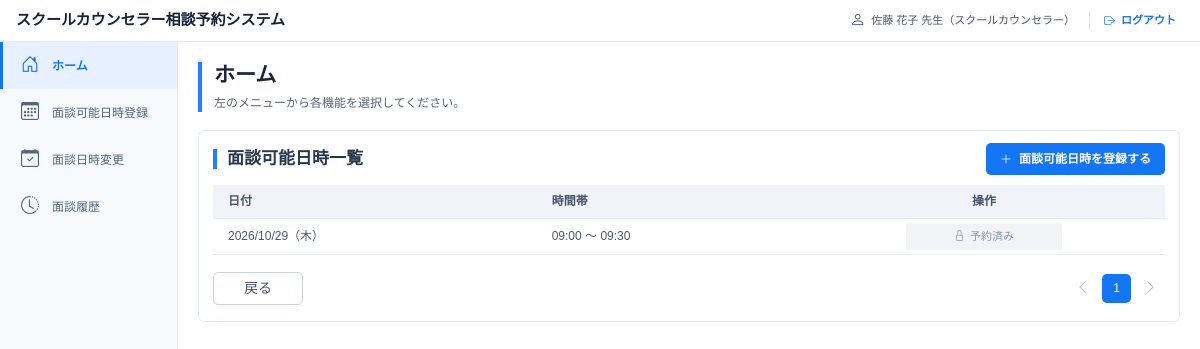
The app's page /care_reseva_top (signed in), older data.
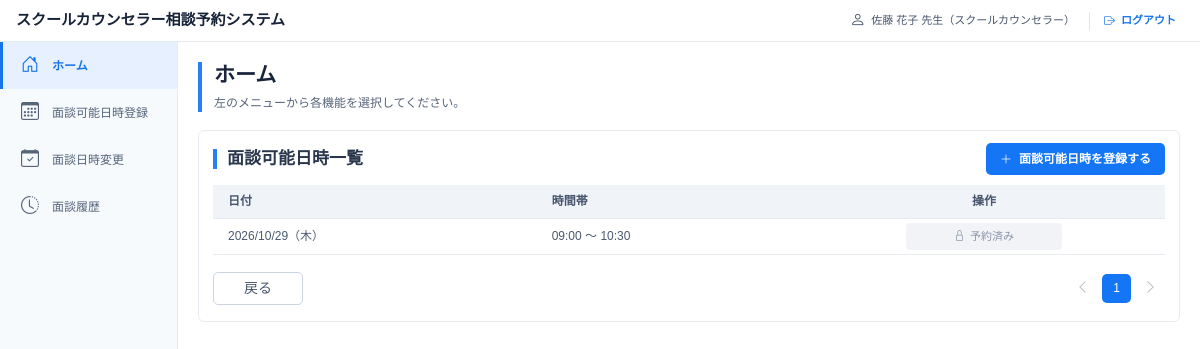
The same page, newer data.
### models.py (models this page shows, shortened)
class AvailableSlot(db.Model):
    __tablename__ = 'available_slots'
    id = db.Column(db.Integer, primary_key=True)
    counselor_id = db.Column(db.Integer, db.ForeignKey('users.id'), nullable=False)
    date = db.Column(db.Date, nullable=False)
    start_time = db.Column(db.Time, nullable=False)
    end_time = db.Column(db.Time, nullable=False)
    created_at = db.Column(db.DateTime, default=datetime.utcnow)
    counselor = db.relationship('User', foreign_keys=[counselor_id])
    @property
    def is_booked(self):
        return self.reservation is not None

### app.py (the view)
@app.route("/care_reseva_top")
@role_required(User.ROLE_COUNSELOR)
def care_reseva_top():
    slots = (
        AvailableSlot.query
        .filter_by(counselor_id=session["user_id"])
        .order_by(AvailableSlot.date, AvailableSlot.start_time)
        .all()
    )
    now = datetime.now()
    slots = [s for s in slots if datetime.combine(s.date, s.end_time) > now]
    return render_template("Counselor/care_reseva_top.html", slots=slots, is_locked=_is_locked_slot)

### app.py (called while the page is built)
def login_required(view):
    @wraps(view)
    def wrapped(*args, **kwargs):
        if 'user_id' not in session:
            flash('ログインしてください。')
            return redirect(url_for('login', next=request.path))
        return view(*args, **kwargs)
    return wrapped

def role_required(role):
    def decorator(view):
        @wraps(view)
        @login_required
        def wrapped(*args, **kwargs):
            if session.get('role') != role:
                flash('このページへのアクセス権限がありません。')
                return redirect(url_for('login'))
            return view(*args, **kwargs)
        return wrapped
    return decorator

def _is_locked_slot(slot):
    return slot.is_booked or slot.date == date_cls.today()

### templates/Counselor/care_reseva_top.html (shortened to what the changed rows need)
<!DOCTYPE html>
<html lang="ja">
<head>
    <link href="https://cdn.jsdelivr.net/npm/bootstrap@5.3.0/dist/css/bootstrap.min.css"
          rel="stylesheet">
    <link href="https://cdn.jsdelivr.net/npm/bootstrap-icons@1.11.3/font/bootstrap-icons.min.css"
          rel="stylesheet">
    <link rel="stylesheet"
          href="{{ url_for('static', filename='css/care_reseva_top.css') }}">
</head>
<body>
    <div class="layout">
        <main class="main-content">
            <div class="page-heading">
                <h1>ホーム</h1>
            </div>
            <section class="schedule-card">
                <div class="card-heading">
                    <h2>面談可能日時一覧</h2>
                </div>
                <div class="table-responsive">
                    <table class="schedule-table">
                        <thead>
                            <tr>
                                <th>日付</th>
                                <th>時間帯</th>
                                <th class="operation-heading">操作</th>
                            </tr>
                        </thead>
                        <tbody>
                            {% for slot in slots %}
                            <tr class="slot-row">
                                <td>{{ slot.date.strftime('%Y/%m/%d') }}（{{ '月火水木金土日'[slot.date.weekday()] }}）</td>
                                <td>{{ slot.start_time.strftime('%H:%M') }} ～ {{ slot.end_time.strftime('%H:%M') }}</td>
                                <td class="operation-cell">
                                    {% if is_locked(slot) %}
                                    <span class="reserved-label">
                                        <i class="bi bi-lock"></i>
                                        予約済み
                                    </span>
                                    {% endif %}
                                </td>
                            </tr>
                            {% else %}
                            <tr>
                                <td colspan="3">登録されている面談可能日時はありません。</td>
                            </tr>
                            {% endfor %}
                        </tbody>
                    </table>
                </div>
            </section>
        </main>
    </div>
</body>
</html>

Row changes from the older to the newer data that the page shows:
changed AvailableSlot: end_time "09:30" → "10:30"
